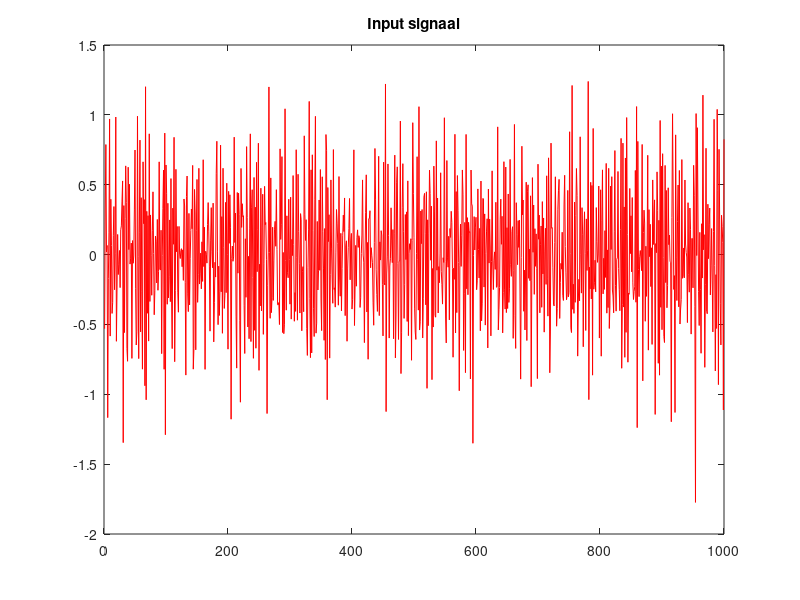

The MATLAB script that drew this image: (Note: this script raises an error after producing the figure.)
clear variables
close all

%%%%%%%%%%%%%%%%%%%%%%%%%%%%%%%%%%%%%%%%%%%%%%%%%%%
% Initialisatie van het probleem. (bepaal input u).
%%%%%%%%%%%%%%%%%%%%%%%%%%%%%%%%%%%%%%%%%%%%%%%%%%%
F = 20;         % Frequentie
Fs = 1000;      % Sample frequentie
T = 1/Fs;       % Sample periode
L = 1000;       % Lengte van signaal
t = (0:L-1)*T;  % Tijdsvector


% White noise
% sigma_u = 0.5;
% u = randn(1000,1);

% Zero input signal
% u = zeros(1000,1);

% Colored noise
sigma_u = 0.5;
u = randn(1000,1);
u = sigma_u*u;
[b_butter, a_butter] = butter(4,0.2,'high');
u = filter(b_butter,a_butter,u);

% Sinus wave
% u = sin(2*pi*F*t');

% Step function
% u = ones(1000,1);
% u(1) = 0;

% Impulse function
% u = zeros(1000,1);
% u(1) = 1;



index = u<=3;
u = u(index);
index = u>=-3;
u = u(index);

% Plot input signal
figure();
plot(u,'r');
title('Input signaal');
hold off

%%%%%%%%%%%%%%%%%%%%%%%%%%%%%%%%%%%%%%%%%%%%%%%%%%%
% Experiment + output (y);
%%%%%%%%%%%%%%%%%%%%%%%%%%%%%%%%%%%%%%%%%%%%%%%%%%%
y = exercise2(u);
%poly = spline(u,y);

figure()
plot(y,'r');
title('Output signaal');
%%%%%%%%%%%%%%%%%%%%%%%%%%%%%%%%%%%%%%%%%%%%%%%%%%%
% Preprocessing
%%%%%%%%%%%%%%%%%%%%%%%%%%%%%%%%%%%%%%%%%%%%%%%%%%%
% Preprocessing stap 1: Verwijderen van delay.
% ir = cra([y,u],20,10,1);
% [~,R,~] = cra([y,u]);
% Preprocessing stap 2: Verwijderen pieken).
y1 = pkshave(y, [25,35], 1);

% Preprocessing stap 3: Verwijderen van trends.
y = detrend(y1);


figure()
plot(y1,'b');
hold on
plot(y,'r');
legend('pkshave','detrend');
title('Output signaal, gedetrend en pkshaved');


%%%%%%%%%%%%%%%%%%%%%%%%%%%%%%%%%%%%%%%%%%%%%%%%%%%
% Identificeren van model
%%%%%%%%%%%%%%%%%%%%%%%%%%%%%%%%%%%%%%%%%%%%%%%%%%%
% Schat aantal parameters mbv aic
N = L;
I = 900;
grid = linspace(1,I,I);

% Bereken de Toeplitz matrix
for j = 1:I
    K = toeplitz(u(:,1), [u(1,1) zeros(1,I-1)] );
end
g = K\y;
g = g';

% Bereken de Kost functie AIC.
V_ls = zeros(I,1);
V_aic = zeros(I,1);
for t = 1:I
    yh = filter(g(1,1:t),1,u);
    V_ls(t,1) = 0;
    for i = 1:size(yh(:,1))
        V_ls(t,1) = V_ls(t,1) + (y(i,1)-yh(i,1))^2;
    end
    V_aic(t,1) = V_ls(t,1)*(1+2*t/N)/(N*sigma_u^2);
    V_ls(t,1) = V_ls(t,1)/(N*sigma_u^2);
end

figure()
semilogy(grid,V_ls(:,1),'--');
hold on
semilogy(grid,V_aic(:,1),'-');
xlabel('Order');
ylabel('Cost');
xlim([0 I]);
legend('est', 'AIC');
title('Aantal param schatten');
%impulsresponsfunctie
% figure()
% IR = cra([y u]);


% FFT 
Y = fft(y);
P2 = abs(Y/L);
P1 = P2(1:L/2+1);
P1(2:end-1) = 2*P1(2:end-1);
f = Fs*(0:(L/2))/L;

% Plot figure
figure
plot(f,P1)
title('Single-Sided Amplitude Spectrum of X(t)')
xlabel('f (Hz)')
ylabel('|P1(f)|')
xlim([0 100]);
hold off

%verschillende modellen
% sysarx = arx([y u],[ 100 100 0]);
% sysarmax = armax([y u],[10 10 10 0]);
% sysoe = oe([y u], [10 10 0]);
% sysbj = bj([y u],[10 10 10 10 0]);
% save real_problem;
